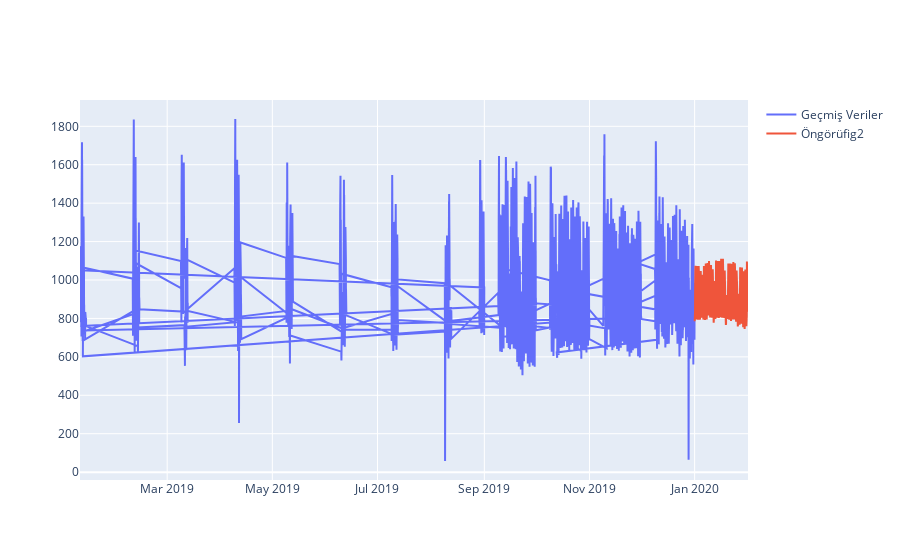

Notebook code for this chart:
### Code cell
import plotly.graph_objects as go

fig1 = go.Figure()
fig1.add_trace(go.Scatter(x=df_fe.datetime.iloc[-fh_new*5:],y=df_fe['consumption (kWh)'].iloc[-fh_new*5:],name='Geçmiş Veriler',mode='lines'))
fig1.add_trace(go.Scatter(x=forecasted.index,y=forecasted['forecasting'],name='Öngörüfig2',mode='lines'))

### Figure 1 — Plotly figure (JSON) as saved in the notebook; plotly's stock layout.template omitted (floating-point values rounded to 4 significant figures; data arrays with more than 128 entries replaced by an {"elided": "..."} marker saying what was removed)
{"data": [{"mode": "lines", "name": "Geçmiş Veriler", "type": "scatter", "x": {"elided": "3725 str values"}, "y": {"elided": "3725 float values"}}, {"mode": "lines", "name": "Öngörüfig2", "type": "scatter", "x": {"elided": "744 str values"}, "y": {"elided": "744 float values"}}], "layout": {}}
